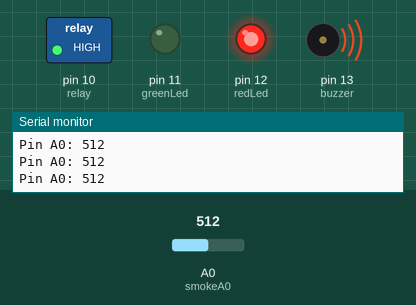
A sketch run on a simulated Arduino Uno, built with avr-gcc and run on an emulated ATmega328P. Shown: switched loads named in the sketch (green lamp = pin HIGH), output pins drawn as LEDs (lit = HIGH), buzzer (waves = sounding), the last lines printed to the serial monitor. The inputs (shaded band) are chosen by the test bench; at power-on: A0 (smokeA0) = 512.

Above: at 1.2 s.
1.3 s: A0 (smokeA0) set to 149
2.8 s: A0 (smokeA0) set to 133
At 4.0 s:
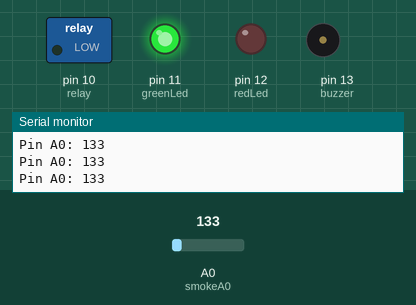
4.3 s: A0 (smokeA0) set to 150
At 5.5 s:
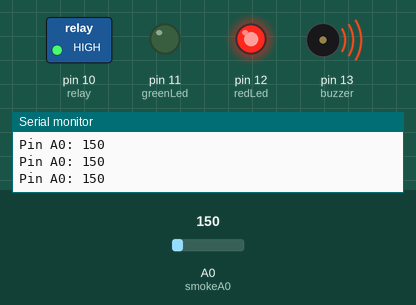
5.8 s: A0 (smokeA0) set to 130
At 6.9 s:
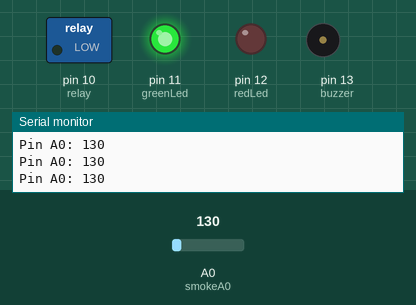
Timing chart, 0 to 8.3 s (numbered marks = the images above; inputs shaded):
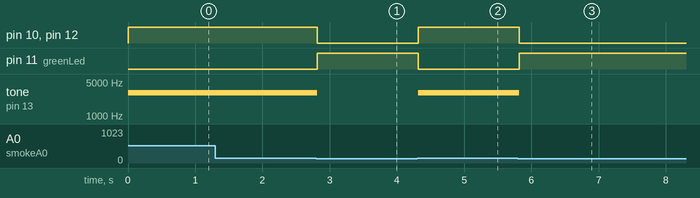

Measured:
- the behaviour switches between 141 and 140 on A0 (smokeA0) (found by bisection; images 0 and 1)
- after the input at 2.8 s, pin 10 (relay), pin 12 (redLed): HIGH → LOW at once; pin 11 (greenLed): LOW → HIGH at once; tone on pin 13 (buzzer): 3000 Hz → silent at once
- after the input at 4.3 s, pin 10 (relay), pin 12 (redLed): LOW → HIGH at once; pin 11 (greenLed): HIGH → LOW at once; tone on pin 13 (buzzer): silent → 3000 Hz at once
- after the input at 5.8 s, pin 10 (relay), pin 12 (redLed): HIGH → LOW at once; pin 11 (greenLed): LOW → HIGH at once; tone on pin 13 (buzzer): 3000 Hz → silent at once

The sketch:

gas_detector.ino
```cpp
int redLed = 12   ;
int greenLed = 11;
int buzzer = 13;
int relay = 10;
int smokeA0 = A0;
// Your threshold value
int sensorThres = 140;

void setup() {
  pinMode(redLed, OUTPUT);
  pinMode(greenLed, OUTPUT);
  pinMode(buzzer, OUTPUT);
  pinMode(relay, OUTPUT);
  pinMode(smokeA0, INPUT);
  Serial.begin(9600);
}

void loop() {
  int analogSensor = analogRead(smokeA0);

  Serial.print("Pin A0: ");
  Serial.println(analogSensor);
  // Checks if it has reached the threshold value
  if (analogSensor > sensorThres)
  {
    digitalWrite(redLed, HIGH);
    digitalWrite(relay, HIGH);
    digitalWrite(greenLed, LOW);
    tone(buzzer, 3000, 300);
  }
  else
  {
    digitalWrite(redLed, LOW);
    digitalWrite(relay, LOW);
    digitalWrite(greenLed, HIGH);
    noTone(buzzer);
  }
  delay(100);
}
```
